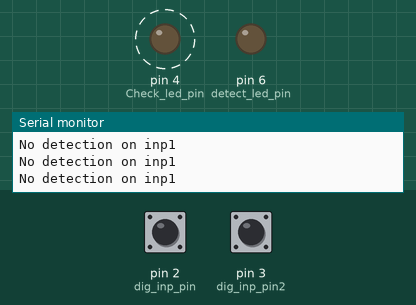
This sketch was run on a simulated Arduino Uno, built with avr-gcc and run on an emulated ATmega328P. On the bench: output pins drawn as LEDs (lit = HIGH), the last lines printed to the serial monitor. Dashed ring = blinking. The inputs (shaded band) are chosen by the test bench; at power-on: pin 2 (dig_inp_pin) HIGH, pin 3 (dig_inp_pin2) HIGH.

Above: at 3.5 s.
3.6 s: pin 2 (dig_inp_pin) pulled LOW for 1.55 s
At 4.15 s:
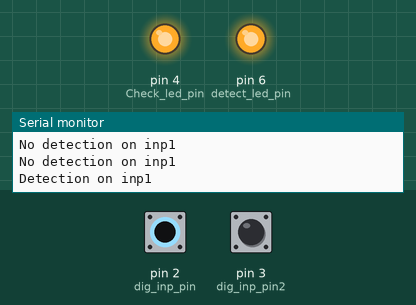
At 5.72 s:
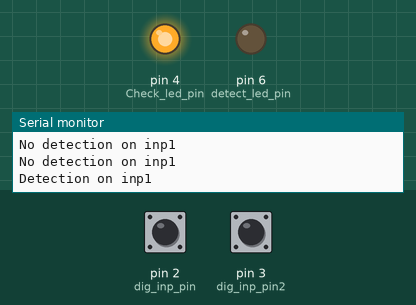
Timing chart, 0 to 13.1 s (numbered marks = the images above; inputs shaded):
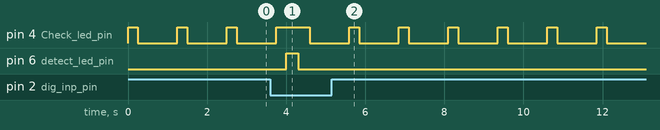

Measured:
- after the input at 3.6 s, pin 6 (detect_led_pin): LOW → HIGH after 0.40 s, → LOW 0.30 s later
- by itself, pin 4 (Check_led_pin): repeats every 1.3 s: LOW 1.0 s, HIGH 0.25 s

The sketch:

hallEffectTwoSensors.ino
```cpp
#include <Basic_Input.h>
#include <Beginner_LED.h>


// global-scope variable

dig_LED detect_led, check_led;
in_digital dig_inp1, dig_inp2;
int choice;

void setup()
{
  //1- OR sense magnet; 2 - AND sense magnet, 3 - XOR sense magnet.
  choice = 1;
  // initialize as output pin (only needed once).
  int detect_led_pin = 6;
  detect_led.setup_LED(detect_led_pin);

  int Check_led_pin = 4;
  check_led.setup_LED(Check_led_pin);

 //Initialize input as hall effect sensors.
  int dig_inp_pin=2;
  dig_inp1.setup_in_digital(dig_inp_pin, true);
  int dig_inp_pin2 = 3;
  dig_inp2.setup_in_digital(dig_inp_pin2, true);
  Serial.begin(9600);

}

void loop()
{
  int waiting_ms=1000;
  int blinking_ms=300;
  int ledON_to_inpcheck_interval_ms=250;

  int inp_val1;
  int inp_val2;
  bool check_inp_val1;
  bool check_inp_val2;

  check_led.switch_on();
  delay(ledON_to_inpcheck_interval_ms);
  check_inp_val1=dig_inp1.read_input(inp_val1);
  check_inp_val2=dig_inp2.read_input(inp_val2);
  if(inp_val1==LOW)
     Serial.println("Detection on inp1");
  else
    Serial.println("No detection on inp1");

  //Serial.print(dig_inp1.read_input(inp_val2));

    if( check_inp_val1 || check_inp_val2){ // if either sensor is enabled
      if(choice ==1){ //if we're doing an OR
         if(inp_val1 == LOW || inp_val2 == LOW) // the pin is set to ground if the magnet is present
         {
            //check_led.switch_off();
            detect_led.blink(blinking_ms);
         }
      }
      else if(choice ==2){ //doing an AND
        if(inp_val1==LOW && inp_val2 ==LOW){
            //check_led.switch_off();
            detect_led.blink(blinking_ms);
        }
      }
      else if(choice == 3){ //doing an XOR
        if((inp_val1 == LOW || inp_val2 == LOW) &&!(inp_val1 == LOW && inp_val2 == LOW)){
            //check_led.switch_off();
            detect_led.blink(blinking_ms);
        }
      }
    }


    check_led.switch_off();
    delay(waiting_ms);
}
```
